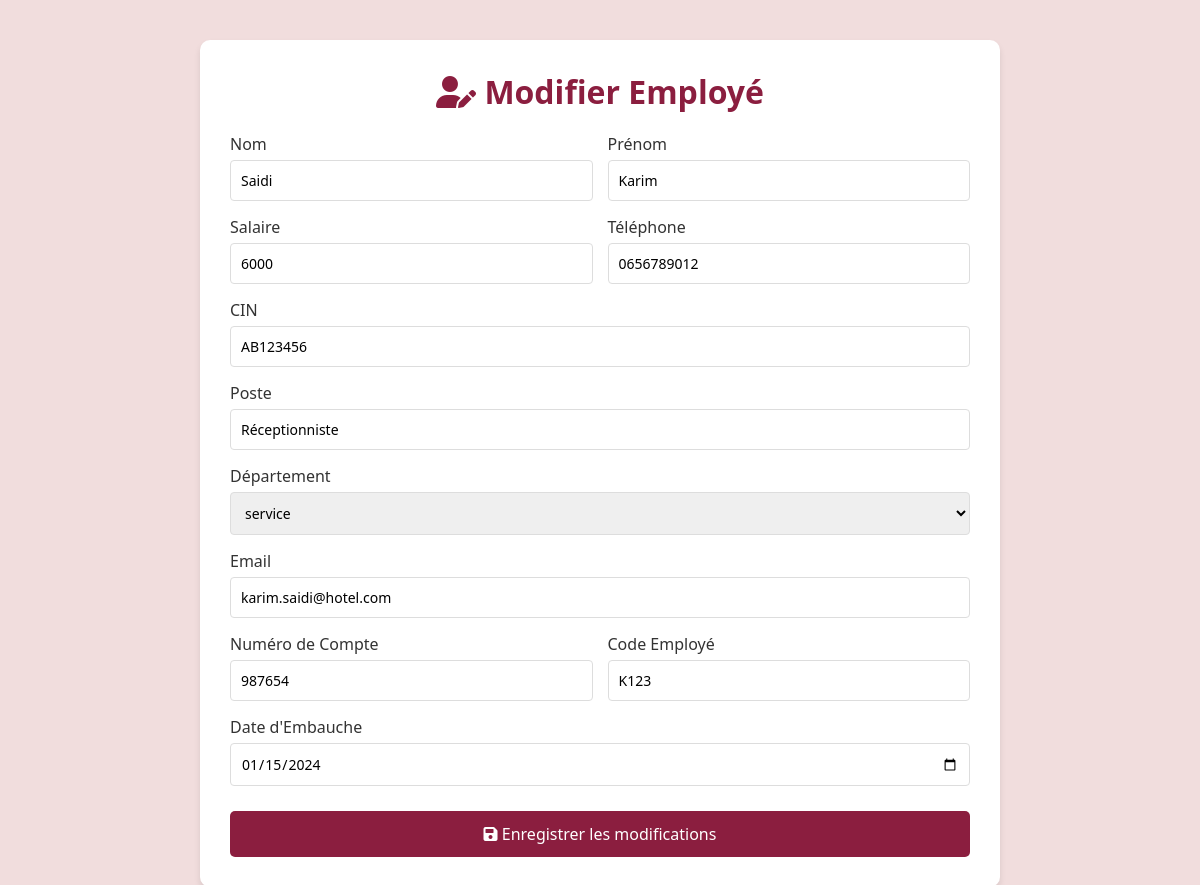
/edit_emp.php?id=1, run on the app's committed database.
### tables this page shows
CREATE TABLE `employe` (
  `id_emp` int(11) NOT NULL,
  `prenom_emp` varchar(50) DEFAULT NULL,
  `nom_emp` varchar(50) DEFAULT NULL,
  `salaire` double DEFAULT NULL,
  `tel` varchar(15) DEFAULT NULL,
  `cin` varchar(20) DEFAULT NULL,
  `poste` varchar(50) DEFAULT NULL,
  `email_emp` varchar(100) DEFAULT NULL,
  `numCompteEmp` int(11) DEFAULT NULL,
  `code` varchar(20) DEFAULT NULL,
  `dateEmbauche` date DEFAULT NULL,
  `id_agentd` int(11) DEFAULT NULL,
  `idRH` int(11) DEFAULT NULL,
  `id_dep` int(11) DEFAULT NULL
);

CREATE TABLE `departement` (
  `id_dep` int(11) NOT NULL,
  `nom_dep` varchar(100) DEFAULT NULL,
  `revenu_dep` double DEFAULT NULL,
  `depenses_dep` double DEFAULT NULL
);

### edit_emp.php (the view, shortened to what this page needs)
<?php
require_once 'dbconfig.php';
$employee = null;
$departements = [];
$result = $conn->query("SELECT id_dep, nom_dep FROM departement");
if ($result) {
    while ($row = $result->fetch_assoc()) {
        $departements[] = $row;
    }
}
if (isset($_GET['id'])) {
    $id = intval($_GET['id']);
    $sql = "SELECT * FROM employe WHERE id_emp = ?";
    $stmt = $conn->prepare($sql);
    $stmt->bind_param("i", $id);
    $stmt->execute();
    $result = $stmt->get_result();
    $employee = $result->fetch_assoc();
}
?>
<!DOCTYPE html>
<html lang="fr">
<head>
    <link rel="stylesheet" href="https://cdnjs.cloudflare.com/ajax/libs/font-awesome/6.0.0-beta3/css/all.min.css">
</head>
<body>
    <div class="form-container">
        <h1><i class="fas fa-user-edit"></i> Modifier Employé</h1>
        <form method="POST">
            <div class="form-row">
                <div class="form-group">
                    <label>Nom</label>
                    <input type="text" name="nom" value="<?php echo htmlspecialchars($employee['nom_emp'] ?? ''); ?>" required>
                </div>
                <div class="form-group">
                    <label>Prénom</label>
                    <input type="text" name="prenom" value="<?php echo htmlspecialchars($employee['prenom_emp'] ?? ''); ?>" required>
                </div>
            </div>
            <div class="form-row">
                <div class="form-group">
                    <label>Salaire</label>
                    <input type="number" step="0.01" name="salaire" value="<?php echo htmlspecialchars($employee['salaire'] ?? ''); ?>" required>
                </div>
                <div class="form-group">
                    <label>Téléphone</label>
                    <input type="text" name="tel" value="<?php echo htmlspecialchars($employee['tel'] ?? ''); ?>" required>
                </div>
            </div>
            <div class="form-group">
                <label>CIN</label>
                <input type="text" name="cin" value="<?php echo htmlspecialchars($employee['cin'] ?? ''); ?>" required>
            </div>
            <div class="form-group">
                <label>Poste</label>
                <input type="text" name="poste" value="<?php echo htmlspecialchars($employee['poste'] ?? ''); ?>" required>
            </div>
            <div class="form-group">
                <label>Département</label>
                <select name="departement" required>
                    <?php foreach ($departements as $dep): ?>
                        <option value="<?= $dep['id_dep'] ?>"
                            <?= (isset($employee['id_dep']) && $employee['id_dep'] == $dep['id_dep']) ? 'selected' : '' ?>>
                            <?= htmlspecialchars($dep['nom_dep']) ?>
                        </option>
                    <?php endforeach; ?>
                </select>
            </div>
            <div class="form-group">
                <label>Email</label>
                <input type="email" name="email" value="<?php echo htmlspecialchars($employee['email_emp'] ?? ''); ?>" required>
            </div>
            <div class="form-row">
                <div class="form-group">
                    <label>Numéro de Compte</label>
                    <input type="text" name="compte" value="<?php echo htmlspecialchars($employee['numCompteEmp'] ?? ''); ?>" required>
                </div>
                <div class="form-group">
                    <label>Code Employé</label>
                    <input type="text" name="code" value="<?php echo htmlspecialchars($employee['code'] ?? ''); ?>" required>
                </div>
            </div>
            <div class="form-group">
                <label>Date d'Embauche</label>
                <input type="date" name="date_embauche" value="<?php echo htmlspecialchars($employee['dateEmbauche'] ?? ''); ?>" required>
            </div>
            <button type="submit" class="submit-btn">
                <i class="fas fa-save"></i> Enregistrer les modifications
            </button>
        </form>
    </div>
</body>
</html>

### edit_emp.php (style rules this page uses)
:root { --primary-color: #8b1e3f; --secondary-color: #b92989; --light-gray: #f5f5f5; --dark-gray: #333; --white: #fff; }
* { margin: 0; padding: 0; box-sizing: border-box; font-family: 'Segoe UI', Tahoma, Geneva, Verdana, sans-serif; }
body { background-color: #f1dddd; padding: 20px; }
.form-container { max-width: 800px; margin: 20px auto; background-color: var(--white); padding: 30px; border-radius: 10px; box-shadow: 0 4px 6px rgba(0, 0, 0, 0.1); }
h1 { color: var(--primary-color); margin-bottom: 20px; text-align: center; }
.form-group { margin-bottom: 15px; }
.form-group label { display: block; margin-bottom: 5px; font-weight: 500; color: var(--dark-gray); }
.form-group input, .form-group select { width: 100%; padding: 10px; border: 1px solid #ddd; border-radius: 4px; font-size: 14px; }
.form-row { display: flex; gap: 15px; }
.form-row .form-group { flex: 1; }
.submit-btn { background-color: var(--primary-color); color: white; border: none; padding: 12px 20px; border-radius: 5px; cursor: pointer; font-size: 16px; margin-top: 10px; width: 100%; transition: background-color 0.3s; }

### data on the page
employe: nom "Saidi", prenom "Karim", salaire "6000", tel "0656789012", cin "AB123456", poste "Réceptionniste", departement "service", email "karim.saidi@hotel.com", compte "987654", code "K123", date_embauche "01/15/2024"
